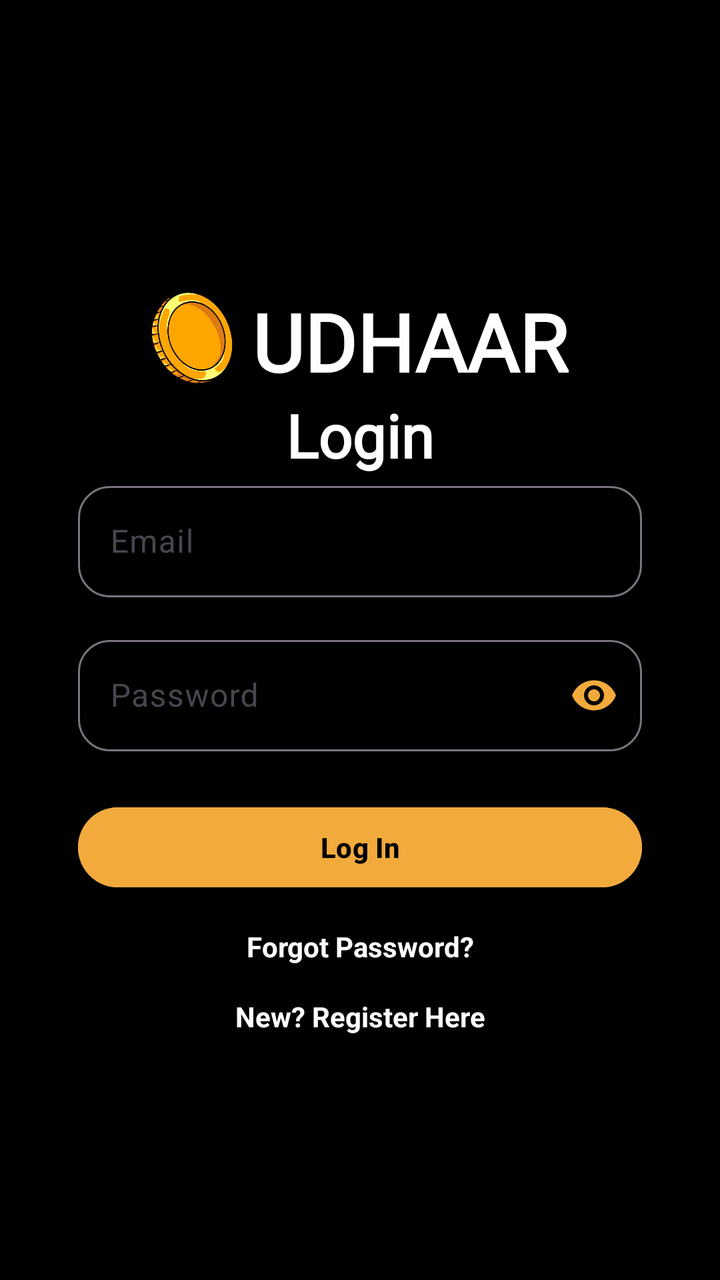
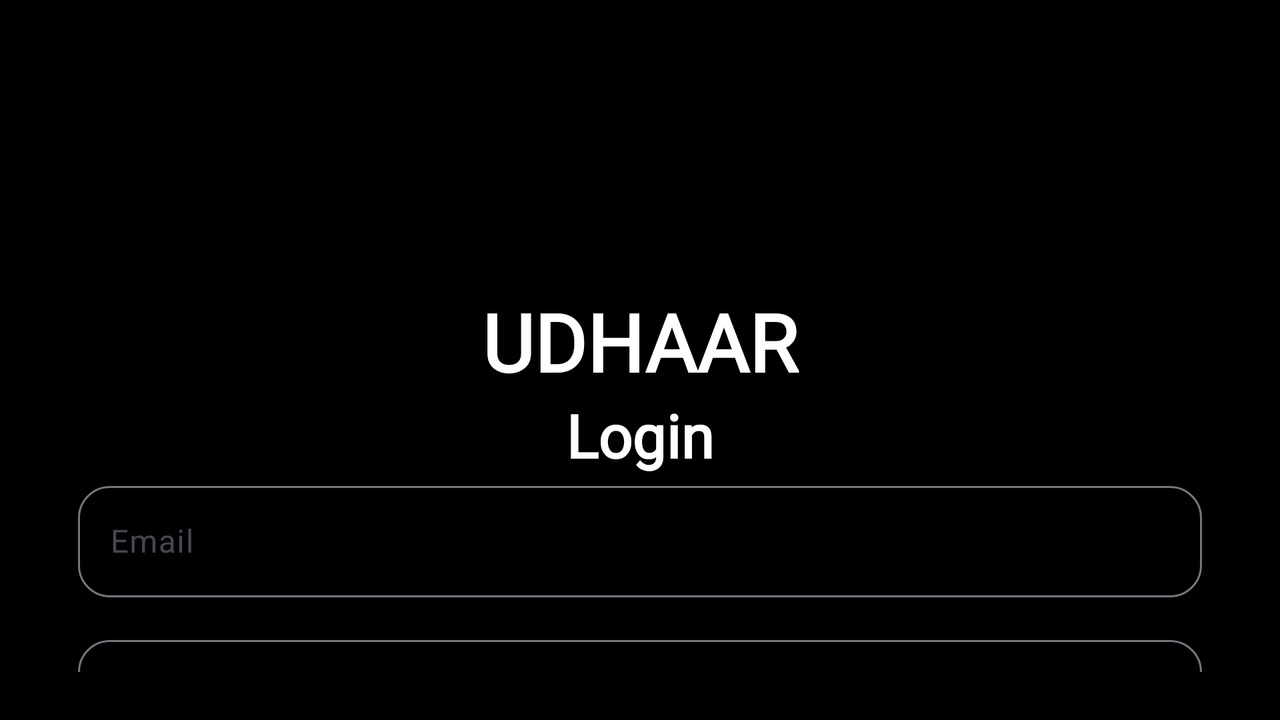

First picture: res/layout/ on a phone held upright. Second picture: the repository's own variant of that layout, on a device whose configuration matches the variant's folder. Source for both follows.
<!-- AndroidManifest.xml: application theme Theme.SMD_UDHAAR -->
<!-- res/layout/activity_login.xml -->
<?xml version="1.0" encoding="utf-8"?>
<androidx.constraintlayout.widget.ConstraintLayout xmlns:android="http://schemas.android.com/apk/res/android"
    xmlns:app="http://schemas.android.com/apk/res-auto"
    android:layout_width="match_parent"
    android:layout_height="match_parent"
    android:background="@color/black"
    android:id="@+id/main"
    android:padding="24dp"
    android:fitsSystemWindows="true"
    >

    <ImageView
        android:layout_width="@dimen/logo_login_signup_size"
        android:layout_height="@dimen/logo_login_signup_size"
        android:src="@drawable/udhaar_logo"
        app:layout_constraintEnd_toStartOf="@id/tvLogo"
        app:layout_constraintTop_toTopOf="parent"
        android:layout_marginTop="@dimen/logo_margin_top"
        android:layout_marginEnd="5dp"
        android:layout_marginStart="50dp"
        />

    <TextView
        android:id="@+id/tvLogo"
        android:layout_width="wrap_content"
        android:layout_height="wrap_content"
        android:layout_marginTop="@dimen/logo_margin_top"
        app:fontFamily="@font/afacad_bold"
        android:gravity="center"
        android:layout_marginStart="50dp"
        android:text="@string/app_name"
        android:textColor="@color/white"
        app:layout_constraintTop_toTopOf="parent"
        app:layout_constraintLeft_toLeftOf="parent"
        app:layout_constraintRight_toRightOf="parent"
        android:textSize="@dimen/heading_size"
        android:textStyle="bold" />

    <TextView
        android:id="@+id/tvLogin"
        android:layout_width="match_parent"
        android:layout_height="wrap_content"
        android:fontFamily="@font/afacad_bold"
        android:gravity="center"
        android:text="Login"
        android:textColor="@color/white"
        app:layout_constraintTop_toBottomOf="@id/tvLogo"
        app:layout_constraintLeft_toLeftOf="parent"
        app:layout_constraintRight_toRightOf="parent"
        android:textSize="@dimen/sub_heading_size"
        android:textStyle="bold" />


    
    <com.google.android.material.textfield.TextInputLayout
        android:id="@+id/username_layout"
        android:layout_width="0dp"
        android:layout_height="wrap_content"
        app:layout_constraintTop_toBottomOf="@id/tvLogin"
        app:layout_constraintStart_toStartOf="parent"
        app:layout_constraintEnd_toEndOf="parent"
        android:layout_marginHorizontal="@dimen/login_signup_horizontal_margin"
        app:boxBackgroundMode="outline"
        app:boxCornerRadiusBottomStart="@dimen/field_radius"
        app:boxCornerRadiusBottomEnd="@dimen/field_radius"
        app:boxCornerRadiusTopStart="@dimen/field_radius"
        app:boxCornerRadiusTopEnd="@dimen/field_radius"
        app:layout_constraintHorizontal_bias="0.5">

        <com.google.android.material.textfield.TextInputEditText
            android:id="@+id/username"
            android:layout_width="match_parent"
            android:layout_height="wrap_content"
            android:textColor="@android:color/white"
            android:textColorHint="@android:color/darker_gray"
            android:inputType="text"
            android:hint="Email" />
    </com.google.android.material.textfield.TextInputLayout>

    <com.google.android.material.textfield.TextInputLayout
        android:id="@+id/password_layout"
        android:layout_width="0dp"
        android:layout_height="wrap_content"
        app:layout_constraintTop_toBottomOf="@id/username_layout"
        app:layout_constraintStart_toStartOf="parent"
        app:layout_constraintEnd_toEndOf="parent"
        app:passwordToggleEnabled="true"
        android:layout_marginHorizontal="@dimen/login_signup_horizontal_margin"
        app:passwordToggleTint="@color/gold"
        app:boxBackgroundMode="outline"
        app:boxCornerRadiusBottomStart="@dimen/field_radius"
        app:boxCornerRadiusBottomEnd="@dimen/field_radius"
        app:boxCornerRadiusTopStart="@dimen/field_radius"
        app:boxCornerRadiusTopEnd="@dimen/field_radius"
        android:layout_marginTop="16dp">

        <com.google.android.material.textfield.TextInputEditText
            android:id="@+id/password"
            android:layout_width="match_parent"
            android:layout_height="wrap_content"
            android:textColor="@android:color/white"
            android:textColorHint="@android:color/darker_gray"
            android:inputType="textPassword"
            android:hint="Password"
            />
    </com.google.android.material.textfield.TextInputLayout>


    <Button
        android:id="@+id/btnLogin"
        android:layout_width="0dp"
        android:layout_height="wrap_content"
        android:text="Log In"
        android:backgroundTint="@color/gold"
        android:textColor="@android:color/black"
        android:layout_marginHorizontal="@dimen/login_signup_horizontal_margin"
        android:textStyle="bold"
        app:layout_constraintTop_toBottomOf="@id/password_layout"
        app:layout_constraintStart_toStartOf="parent"
        app:layout_constraintEnd_toEndOf="parent"
        android:layout_marginTop="24dp"/>

    <TextView
        android:id="@+id/tvForgotPassword"
        android:layout_width="wrap_content"
        android:layout_height="wrap_content"
        android:text="Forgot Password?"
        android:textColor="@color/white"
        android:textStyle="bold"
        app:layout_constraintTop_toBottomOf="@id/btnLogin"
        app:layout_constraintStart_toStartOf="parent"
        app:layout_constraintEnd_toEndOf="parent"
        android:layout_marginTop="16dp"
        android:gravity="center" />

    <TextView
        android:id="@+id/tvRegister"
        android:layout_width="wrap_content"
        android:layout_height="wrap_content"
        android:text="New? Register Here"
        android:textColor="@color/white"
        android:textStyle="bold"
        app:layout_constraintTop_toBottomOf="@id/tvForgotPassword"
        app:layout_constraintStart_toStartOf="parent"
        app:layout_constraintEnd_toEndOf="parent"
        android:layout_marginTop="16dp"
        android:gravity="center" />

</androidx.constraintlayout.widget.ConstraintLayout>
<!-- resources referenced by this layout -->
<resources>
  <color name="black">#FF000000</color>
  <color name="gold">#F2AA3C</color>
  <color name="white">#FFFFFFFF</color>
  <dimen name="field_radius">16dp</dimen>
  <dimen name="heading_size">40sp</dimen>
  <dimen name="login_signup_horizontal_margin">15dp</dimen>
  <dimen name="logo_login_signup_size">50dp</dimen>
  <dimen name="logo_margin_top">120dp</dimen>
  <dimen name="sub_heading_size">30sp</dimen>
  <!-- drawable udhaar_logo: png bitmap (drawable, 258942 bytes) -->
  <string name="app_name">UDHAAR</string>
  <style name="Theme.SMD_UDHAAR" parent="Base.Theme.SMD_UDHAAR" />
  <style name="Base.Theme.SMD_UDHAAR" parent="Theme.Material3.DayNight.NoActionBar">
          
          
      </style>
</resources>
<!-- res/layout-land/activity_login.xml (the repository's variant of the layout above) -->
<!-- drawn on the phone turned sideways -->
<?xml version="1.0" encoding="utf-8"?>
<androidx.constraintlayout.widget.ConstraintLayout xmlns:android="http://schemas.android.com/apk/res/android"
    xmlns:app="http://schemas.android.com/apk/res-auto"
    android:layout_width="match_parent"
    android:layout_height="match_parent"
    android:background="@color/black"
    android:id="@+id/main"
    android:padding="24dp"
    android:fitsSystemWindows="true"
    >

    <TextView
        android:id="@+id/tvLogo"
        android:layout_width="match_parent"
        android:layout_height="wrap_content"
        android:layout_marginTop="@dimen/logo_margin_top"
        app:fontFamily="@font/afacad_bold"
        android:gravity="center"
        android:text="@string/app_name"
        android:textColor="@color/white"
        app:layout_constraintTop_toTopOf="parent"
        app:layout_constraintLeft_toLeftOf="parent"
        app:layout_constraintRight_toRightOf="parent"
        android:textSize="@dimen/heading_size"
        android:textStyle="bold" />

    <TextView
        android:id="@+id/tvLogin"
        android:layout_width="match_parent"
        android:layout_height="wrap_content"
        android:fontFamily="@font/afacad_bold"
        android:gravity="center"
        android:text="Login"
        android:textColor="@color/white"
        app:layout_constraintTop_toBottomOf="@id/tvLogo"
        app:layout_constraintLeft_toLeftOf="parent"
        app:layout_constraintRight_toRightOf="parent"
        android:textSize="@dimen/sub_heading_size"
        android:textStyle="bold" />


    
    <com.google.android.material.textfield.TextInputLayout
        android:id="@+id/username_layout"
        android:layout_width="0dp"
        android:layout_height="wrap_content"
        app:layout_constraintTop_toBottomOf="@id/tvLogin"
        app:layout_constraintStart_toStartOf="parent"
        app:layout_constraintEnd_toEndOf="parent"
        android:layout_marginHorizontal="@dimen/login_signup_horizontal_margin"
        app:boxBackgroundMode="outline"
        app:boxCornerRadiusBottomStart="@dimen/field_radius"
        app:boxCornerRadiusBottomEnd="@dimen/field_radius"
        app:boxCornerRadiusTopStart="@dimen/field_radius"
        app:boxCornerRadiusTopEnd="@dimen/field_radius"
        app:layout_constraintHorizontal_bias="0.5">

        <com.google.android.material.textfield.TextInputEditText
            android:id="@+id/username"
            android:layout_width="match_parent"
            android:layout_height="wrap_content"
            android:textColor="@android:color/white"
            android:textColorHint="@android:color/darker_gray"
            android:inputType="text"
            android:hint="Email" />
    </com.google.android.material.textfield.TextInputLayout>

    <com.google.android.material.textfield.TextInputLayout
        android:id="@+id/password_layout"
        android:layout_width="0dp"
        android:layout_height="wrap_content"
        app:layout_constraintTop_toBottomOf="@id/username_layout"
        app:layout_constraintStart_toStartOf="parent"
        app:layout_constraintEnd_toEndOf="parent"
        app:passwordToggleEnabled="true"
        android:layout_marginHorizontal="@dimen/login_signup_horizontal_margin"
        app:passwordToggleTint="@color/gold"
        app:boxBackgroundMode="outline"
        app:boxCornerRadiusBottomStart="@dimen/field_radius"
        app:boxCornerRadiusBottomEnd="@dimen/field_radius"
        app:boxCornerRadiusTopStart="@dimen/field_radius"
        app:boxCornerRadiusTopEnd="@dimen/field_radius"
        android:layout_marginTop="16dp">

        <com.google.android.material.textfield.TextInputEditText
            android:id="@+id/password"
            android:layout_width="match_parent"
            android:layout_height="wrap_content"
            android:textColor="@android:color/white"
            android:textColorHint="@android:color/darker_gray"
            android:inputType="textPassword"
            android:hint="Password"
            />
    </com.google.android.material.textfield.TextInputLayout>


    <Button
        android:id="@+id/btnLogin"
        android:layout_width="0dp"
        android:layout_height="wrap_content"
        android:text="Log In"
        android:backgroundTint="@color/gold"
        android:textColor="@android:color/black"
        android:layout_marginHorizontal="@dimen/login_signup_horizontal_margin"
        android:textStyle="bold"
        app:layout_constraintTop_toBottomOf="@id/password_layout"
        app:layout_constraintStart_toStartOf="parent"
        app:layout_constraintEnd_toEndOf="parent"
        android:layout_marginTop="24dp"/>

    <TextView
        android:id="@+id/tvForgotPassword"
        android:layout_width="wrap_content"
        android:layout_height="wrap_content"
        android:text="Forgot Password?"
        android:textColor="@color/white"
        android:textStyle="bold"
        app:layout_constraintTop_toBottomOf="@id/btnLogin"
        app:layout_constraintStart_toStartOf="parent"
        app:layout_constraintEnd_toEndOf="parent"
        android:layout_marginTop="16dp"
        android:gravity="center" />

    <TextView
        android:id="@+id/tvRegister"
        android:layout_width="wrap_content"
        android:layout_height="wrap_content"
        android:text="New? Register Here"
        android:textColor="@color/white"
        android:textStyle="bold"
        app:layout_constraintTop_toBottomOf="@id/tvForgotPassword"
        app:layout_constraintStart_toStartOf="parent"
        app:layout_constraintEnd_toEndOf="parent"
        android:layout_marginTop="16dp"
        android:gravity="center" />

</androidx.constraintlayout.widget.ConstraintLayout>
<!-- resources referenced by the variant -->
<!-- as the phone turned sideways resolves them -->
<resources>
  <color name="black">#FF000000</color>
  <color name="gold">#F2AA3C</color>
  <color name="white">#FFFFFFFF</color>
  <dimen name="field_radius">16dp</dimen>
  <dimen name="heading_size">40sp</dimen>
  <dimen name="login_signup_horizontal_margin">15dp</dimen>
  <dimen name="logo_margin_top">120dp</dimen>
  <dimen name="sub_heading_size">30sp</dimen>
  <string name="app_name">UDHAAR</string>
  <style name="Theme.SMD_UDHAAR" parent="Base.Theme.SMD_UDHAAR" />
  <style name="Base.Theme.SMD_UDHAAR" parent="Theme.Material3.DayNight.NoActionBar">
          
          
      </style>
</resources>
